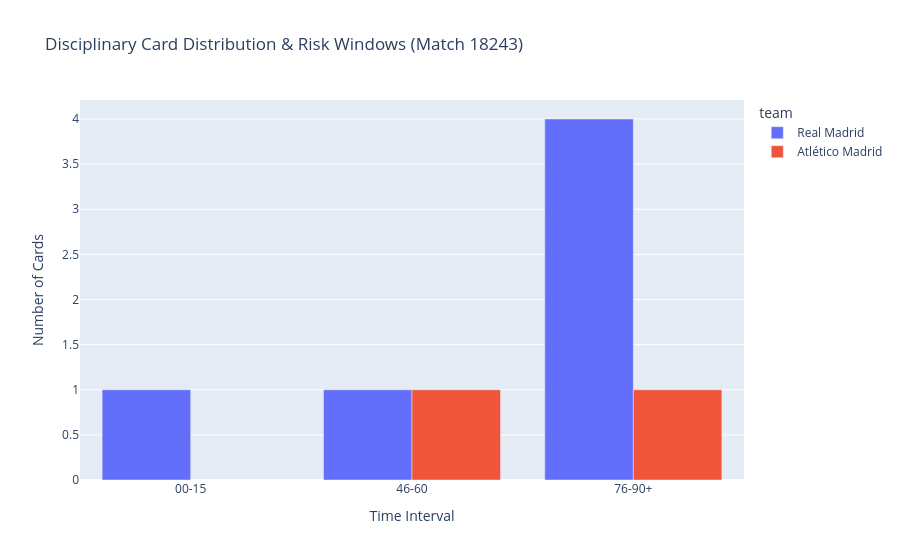

Notebook cell for this chart:
### Markdown cell above
#### **Module B: Discipline Analysis & Card Risk**

### Code cell
# Filter for disciplinary actions (cards)
df_cards = df_events[df_events['is_card'] == True].copy()

print(f"Total disciplinary actions recorded: {len(df_cards)}")
if not df_cards.empty:
    # Display cards with team, player, and minute
    display(df_cards[['minute', 'team', 'player', 'card_type', 'time_bucket']])
    
    # Discipline clustering by 15-minute intervals (High-Risk Period Analysis)
    card_intervals = df_cards.groupby(['time_bucket', 'team']).size().reset_index(name='card_count')
    
    fig_cards = px.bar(
        card_intervals, 
        x='time_bucket', 
        y='card_count', 
        color='team',
        barmode='group',
        title=f"Disciplinary Card Distribution & Risk Windows (Match {MATCH_ID})",
        labels={'time_bucket': 'Time Interval', 'card_count': 'Number of Cards'}
    )
    fig_cards.show()
else:
    print("No disciplinary cards recorded in this match sample.")

### Figure 1 — Plotly figure (JSON) as saved in the notebook; plotly's stock layout.template omitted (floating-point values rounded to 4 significant figures)
{"data": [{"alignmentgroup": "True", "hovertemplate": "team=Real Madrid<br>Time Interval=%{x}<br>Number of Cards=%{y}<extra></extra>", "legendgroup": "Real Madrid", "marker": {"color": "#636efa", "pattern": {"shape": ""}}, "name": "Real Madrid", "offsetgroup": "Real Madrid", "orientation": "v", "showlegend": true, "textposition": "auto", "type": "bar", "x": ["00-15", "46-60", "76-90+"], "xaxis": "x", "y": [1, 1, 4], "yaxis": "y"}, {"alignmentgroup": "True", "hovertemplate": "team=Atlético Madrid<br>Time Interval=%{x}<br>Number of Cards=%{y}<extra></extra>", "legendgroup": "Atlético Madrid", "marker": {"color": "#EF553B", "pattern": {"shape": ""}}, "name": "Atlético Madrid", "offsetgroup": "Atlético Madrid", "orientation": "v", "showlegend": true, "textposition": "auto", "type": "bar", "x": ["46-60", "76-90+"], "xaxis": "x", "y": [1, 1], "yaxis": "y"}], "layout": {"barmode": "group", "legend": {"title": {"text": "team"}, "tracegroupgap": 0}, "title": {"text": "Disciplinary Card Distribution & Risk Windows (Match 18243)"}, "xaxis": {"anchor": "y", "domain": [0, 1], "title": {"text": "Time Interval"}}, "yaxis": {"anchor": "x", "domain": [0, 1], "title": {"text": "Number of Cards"}}}}
